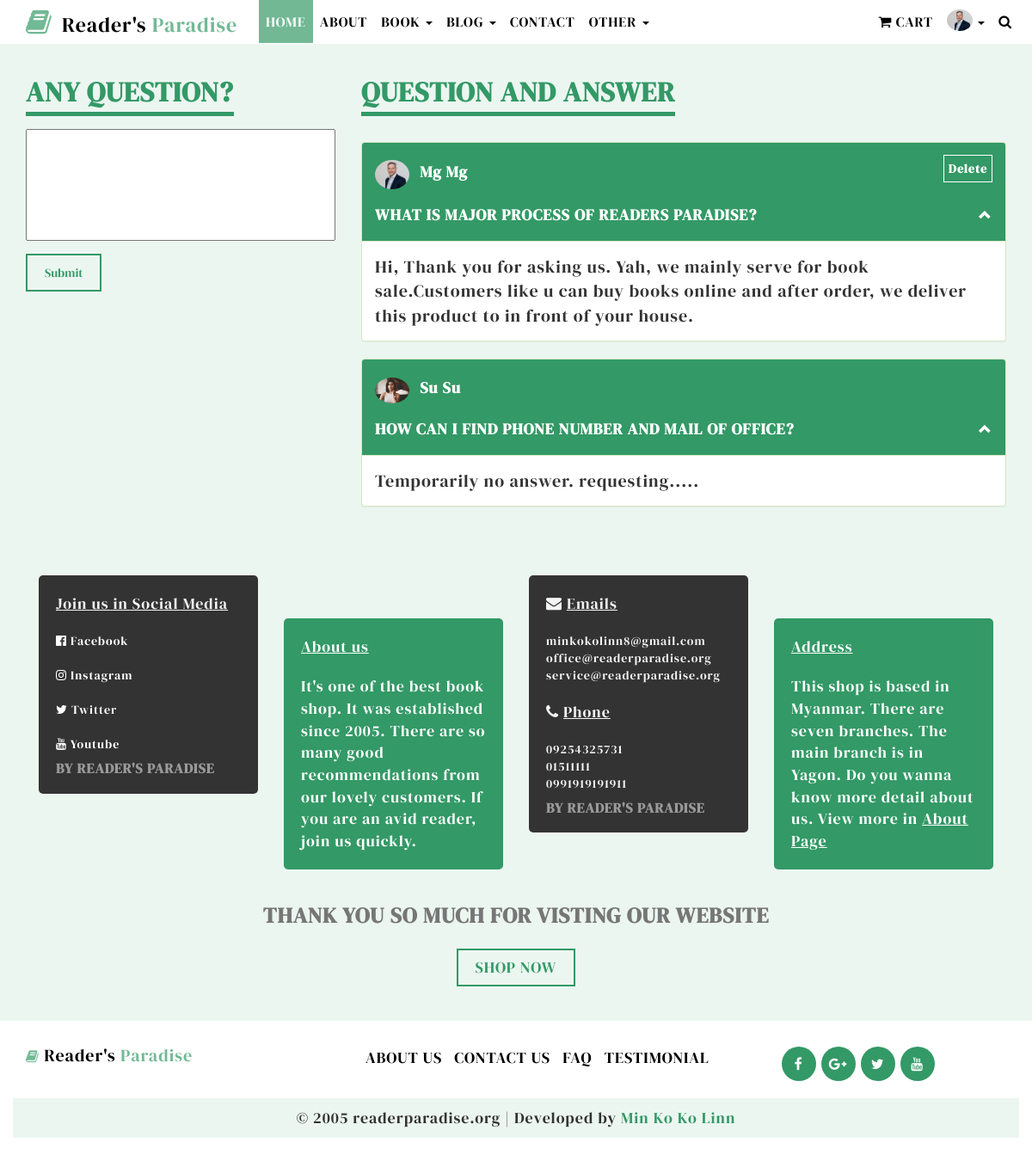
Page /faq.php (signed in) on the committed database.
### tables this page shows
CREATE TABLE `user` (
  `userId` int(11) NOT NULL,
  `userName` varchar(50) DEFAULT NULL,
  `userNrc` varchar(30) DEFAULT NULL,
  `userDob` date DEFAULT NULL,
  `userGender` varchar(7) DEFAULT NULL,
  `userPhone` varchar(22) DEFAULT NULL,
  `userSocial` text,
  `userPostalcode` varchar(30) DEFAULT NULL,
  `userAddress` text,
  `userProfileimg` varchar(50) DEFAULT NULL,
  `userInterestcat` text,
  `userEmail` varchar(60) DEFAULT NULL,
  `userPassword` varchar(15) DEFAULT NULL
);

CREATE TABLE `faq` (
  `faqId` int(11) NOT NULL,
  `userId` int(11) DEFAULT NULL,
  `question` varchar(255) DEFAULT NULL,
  `answer` text
);

### faq.php (the view, shortened to what this page needs)
<?php
	include('connect.php');
	include('header.php');
	$userid="";
	if (isset($_SESSION['uid'])) {
		$userid=$_SESSION['uid'];
	}else{
		echo "<script>window.alert('Please login first')</script>";
		echo "<script>location='userlogin.php'</script>";
	}
 ?>
<section id="about_page_o">
 <div class="container">
  <div class="row">
   <div class="col-sm-4">
    <div class="about_page_l clearfix">
	 <h3 class="mgt col_1">Any Question?</h3>
	 	<form method="post">
	 		<textarea name="taquestion" style="resize: none; height: 130px; width: 100%; font-size: 20px;"></textarea><br>
	 		<input type="submit" name="btnsubmit" class="button_1">
	 	</form>
	</div>
   </div>
   <div class="col-sm-8">
    <div class="about_page_r clearfix">
	<h3 class="mgt col_1">Question and Answer</h3>
	<?php
		$selectfaq="SELECT f.*,u.userProfileimg,u.userName from faq f,user u where f.userId=u.userId";
		$runselectfaq=mysqli_query($connection,$selectfaq);
		$countoffaq=mysqli_num_rows($runselectfaq);
		if ($countoffaq>0) {
			for ($i=0; $i <$countoffaq ; $i++) {
				$dataoffaq=mysqli_fetch_array($runselectfaq);
				$faqid=$dataoffaq['faqId'];
				echo "
					<div class='panel panel-success'>
							<div class='panel-heading'>
								<img src='".$dataoffaq['userProfileimg']."' width='40px' style='border-radius:50%;'>&nbsp;&nbsp;&nbsp;<b style='font-size:18px;'>".$dataoffaq['userName']."</b>
								";
						if ($dataoffaq['userId']==$userid) {
							echo "<b style='float:right;'><a class='actionlink' href='faq.php?faqtodelete=$faqid'>Delete</a></b>";
						}
								echo "<br><br>
								<h5 class='panel-title'>".$dataoffaq['question']."</h5>
								<span class='pull-right clickable'><i class='glyphicon glyphicon-chevron-up'></i></span>
							</div>
							<div class='panel-body'>
								";
								if ($dataoffaq['answer']=="") {
									echo "Temporarily no answer. requesting.....";
								}else{
									echo $dataoffaq['answer'];
								}
							echo "
							</div>
					</div>
				";
			}
		}
	 ?>
   </div>
  </div>
 </div>
</div></section>
<?php
	include('footer.php');
 ?>

### header.php (shortened to what this page needs)
<?php
	include('connect.php');
	$userid="";
	if (isset($_SESSION['uid'])) {
		$userid=$_SESSION['uid'];
		$selectprofileimg="SELECT userProfileimg from user where userId='$userid'";
		$runselectprofileimg=mysqli_query($connection,$selectprofileimg);
		$dataofprofileimg=mysqli_fetch_array($runselectprofileimg);
		$profileimgdir=$dataofprofileimg['userProfileimg'];
	}
 ?>
<!DOCTYPE html>
<html lang="en">
  <head>
	<link href="css/bootstrap.min.css" rel="stylesheet">
	<link href="css/global.css" rel="stylesheet">
	<link href="css/index.css" rel="stylesheet">
	<link href="css/about.css" rel="stylesheet">
	<link href="css/contact.css" rel="stylesheet">
	<link href="css/product.css" rel="stylesheet">
	<link href="css/detail.css" rel="stylesheet">
	<link href="css/blog.css" rel="stylesheet">
	<link href="css/blog_detail.css" rel="stylesheet">
	<link href="css/checkout.css" rel="stylesheet">
	<link href="css/cart.css" rel="stylesheet">
	<link rel="stylesheet" type="text/css" href="css/font-awesome.min.css" />
  </head>
<body>
<section id="header" class="clearfix">
	<nav class="navbar nav_t navbar-fixed-top">
		<div class="container">
		    <div class="navbar-header page-scroll">
				<a class="navbar-brand" href="index.php" style="font-size: 24px;"><i class="fa fa-book"></i> Reader's <span>Paradise</span> </a>
			</div>
			<div class="collapse navbar-collapse" id="bs-example-navbar-collapse-1">
				<ul class="nav navbar-nav">
				<li><a class="tag_m active_tab" href="index.php">Home</a></li>
				<li><a class="tag_m" href="about.php">About</a></li>
				<li class="dropdown">
                     <a href="#" class="dropdown-toggle tag_m" data-toggle="dropdown">Book <b class="caret"></b></a>
                  </li>
				<li class="dropdown">
                     <a href="#" class="dropdown-toggle tag_m" data-toggle="dropdown">Blog <b class="caret"></b></a>
                  </li>
				<li><a class="tag_m" href="contact.php">Contact</a></li>
			    <li class="dropdown">
                     <a href="#" class="dropdown-toggle tag_m" data-toggle="dropdown">Other <b class="caret"></b></a>
                  </li>
			</ul>
		    	<ul class="nav navbar-nav navbar-right">
				<li><a class="tag_m" href="cart.php"><i class="fa fa-shopping-cart"></i> Cart  <?php
				 ?> </a></li>
				<?php
					if ($userid!="") {
						echo "<li class='dropdown'>
                     <a href='#' class='dropdown-toggle tag_m' data-toggle='dropdown'><img src='$profileimgdir' class='headerprofileimg'/> <b class='caret'></b></a>
                     <ul class='dropdown-menu drop_1'>
                        <li><a href='profile.php'>Profile</a></li>
                        <li><a href='userlogout.php'>Logout</a></li>
                       </ul>
                  </li>";
					}else{
						echo "<li><a class='tag_m' href='userlogin.php'>Login</a></li>";
					}
				 ?>
				<li class="dropdown"><a class="tag_m1" href="#" data-toggle="dropdown"><span class="fa fa-search"></span></a>
								  </li>
			    </ul>
			</div>
		</div>
	</nav>
	</section>

### css/global.css (style rules this page uses)
body { font-family: 'DM Serif Display', serif; letter-spacing:1px; }
h1,h2,h3,h4,h5,h6 { padding:0; margin:0; text-transform:uppercase; }
a { color:#000; }
ul { padding:0; margin:0; list-style:none; margin-top:15px; }
li { font-size:18px; }
h3 { font-size:32px; margin-top:15px; font-weight:bold; }
h5 { font-size:18px; margin-top:15px; }
.button_1 { background:none; display:inline-block; color:#339966; padding:10px 20px 10px 20px!important; margin-top:10px; border:2px solid #339966; }
.mgt { margin-top:0!important; }
.navbar { min-height:auto; margin-bottom:0; border:none; border-radius:0; }
.col_1 { color:#339966; }
#header { margin-bottom:50px; }
#header .navbar { background:#fff; }
.navbar-brand { color:#000; font-size:36px; padding-top:10px; margin-right:40px; }
.navbar-brand span { color:#339966b0; }
.navbar-brand i { margin-right:5px; color:#339966b0; font-size:32px; }
.tag_m { color:#000; text-transform:uppercase; }
.tag_m1 { color:#000; text-transform:uppercase; }
.active_tab { background:#339966b0; color:#fff; }
@media (min-width:992px) and (max-width:1200px) { .navbar-brand { margin-right:10px; } }
@media (min-width:992px) and (max-width:1200px) { .tag_m { padding-left:8px!important; padding-right:8px!important; font-size:16px; } }
@media (min-width:992px) and (max-width:1200px) { .tag_m1 { padding-left:8px!important; padding-right:8px!important; font-size:16px; } }

### css/about.css (style rules this page uses)
#about_page_o { padding-top:40px; padding-bottom:20px; background: #33996617; }
.about_page_l h3 { border-bottom:5px solid #339966; display:inline-block; padding-bottom:5px; margin-bottom:15px; }
.about_page_r h3 { border-bottom:5px solid #339966; display:inline-block; padding-bottom:5px; margin-bottom:30px; }
.panel-heading span { margin-top: -20px; font-size: 15px; }
.about_page_r .panel-heading { background:#339966; color:#fff; padding:20px 15px; }
.about_page_r .panel-heading h5 { font-size:18px; font-weight:bold; }
.about_page_r .panel-body { font-size:20px; }

### header.php (style rules this page uses)
html { scroll-behavior: smooth; }
.headerprofileimg { margin-top: -8px; width: auto; height: 25px; border-radius: 50%; }

### faq.php (style rules this page uses)
.actionlink { color: white; text-decoration: none; border: 1px solid white; padding: 5px; }

### rows in the picture
user: userProfileimg (picture)
faq: userId.userProfileimg (picture), userId.userName "Mg Mg", question "WHAT IS MAJOR PROCESS OF READERS PARADISE?", answer "Hi, Thank you for asking us. Yah, we mainly serve for book sale.Customers like u can buy books online and after order, we deliver this product to in front of your house."
faq: userId.userProfileimg (picture), userId.userName "Su Su", question "HOW CAN I FIND PHONE NUMBER AND MAIL OF OFFICE?", shows "Temporarily no answer. requesting....."
